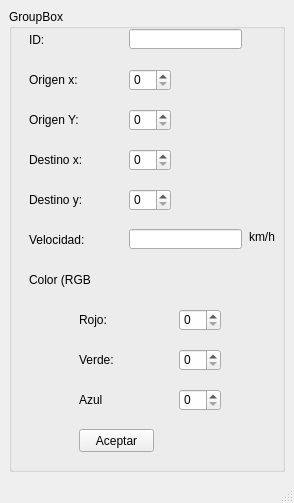
<?xml version="1.0" encoding="UTF-8"?>
<ui version="4.0">
 <class>MainWindow</class>
 <widget class="QMainWindow" name="MainWindow">
  <property name="geometry">
   <rect>
    <x>0</x>
    <y>0</y>
    <width>294</width>
    <height>503</height>
   </rect>
  </property>
  <property name="windowTitle">
   <string>MainWindow</string>
  </property>
  <widget class="QWidget" name="centralwidget">
   <layout class="QGridLayout" name="gridLayout">
    <item row="0" column="0">
     <widget class="QGroupBox" name="groupBox">
      <property name="title">
       <string>GroupBox</string>
      </property>
      <widget class="QPushButton" name="pushButton">
       <property name="geometry">
        <rect>
         <x>70</x>
         <y>420</y>
         <width>75</width>
         <height>23</height>
        </rect>
       </property>
       <property name="text">
        <string>Aceptar</string>
       </property>
      </widget>
      <widget class="QSpinBox" name="spinBox_7">
       <property name="geometry">
        <rect>
         <x>120</x>
         <y>140</y>
         <width>42</width>
         <height>22</height>
        </rect>
       </property>
       <property name="maximum">
        <number>500</number>
       </property>
      </widget>
      <widget class="QLabel" name="label_2">
       <property name="geometry">
        <rect>
         <x>20</x>
         <y>60</y>
         <width>61</width>
         <height>21</height>
        </rect>
       </property>
       <property name="text">
        <string>Origen x:</string>
       </property>
      </widget>
      <widget class="QLabel" name="label_11">
       <property name="geometry">
        <rect>
         <x>240</x>
         <y>220</y>
         <width>41</width>
         <height>16</height>
        </rect>
       </property>
       <property name="text">
        <string>km/h</string>
       </property>
      </widget>
      <widget class="QLabel" name="label_7">
       <property name="geometry">
        <rect>
         <x>70</x>
         <y>300</y>
         <width>61</width>
         <height>21</height>
        </rect>
       </property>
       <property name="text">
        <string>Rojo:</string>
       </property>
      </widget>
      <widget class="QSpinBox" name="spinBox_3">
       <property name="geometry">
        <rect>
         <x>170</x>
         <y>380</y>
         <width>42</width>
         <height>22</height>
        </rect>
       </property>
       <property name="maximum">
        <number>255</number>
       </property>
      </widget>
      <widget class="QSpinBox" name="spinBox_8">
       <property name="geometry">
        <rect>
         <x>120</x>
         <y>180</y>
         <width>42</width>
         <height>22</height>
        </rect>
       </property>
       <property name="maximum">
        <number>500</number>
       </property>
      </widget>
      <widget class="QLabel" name="label_3">
       <property name="geometry">
        <rect>
         <x>20</x>
         <y>100</y>
         <width>61</width>
         <height>21</height>
        </rect>
       </property>
       <property name="text">
        <string>Origen Y:</string>
       </property>
      </widget>
      <widget class="QLabel" name="label_6">
       <property name="geometry">
        <rect>
         <x>20</x>
         <y>180</y>
         <width>61</width>
         <height>21</height>
        </rect>
       </property>
       <property name="text">
        <string>Destino y:</string>
       </property>
      </widget>
      <widget class="QLineEdit" name="lineEdit_2">
       <property name="geometry">
        <rect>
         <x>120</x>
         <y>220</y>
         <width>113</width>
         <height>20</height>
        </rect>
       </property>
      </widget>
      <widget class="QSpinBox" name="spinBox_2">
       <property name="geometry">
        <rect>
         <x>170</x>
         <y>340</y>
         <width>42</width>
         <height>22</height>
        </rect>
       </property>
       <property name="maximum">
        <number>255</number>
       </property>
      </widget>
      <widget class="QLineEdit" name="lineEdit">
       <property name="geometry">
        <rect>
         <x>120</x>
         <y>20</y>
         <width>113</width>
         <height>20</height>
        </rect>
       </property>
      </widget>
      <widget class="QLabel" name="label_4">
       <property name="geometry">
        <rect>
         <x>20</x>
         <y>140</y>
         <width>61</width>
         <height>21</height>
        </rect>
       </property>
       <property name="text">
        <string>Destino x:</string>
       </property>
      </widget>
      <widget class="QSpinBox" name="spinBox_6">
       <property name="geometry">
        <rect>
         <x>120</x>
         <y>100</y>
         <width>42</width>
         <height>22</height>
        </rect>
       </property>
       <property name="maximum">
        <number>500</number>
       </property>
      </widget>
      <widget class="QLabel" name="label_5">
       <property name="geometry">
        <rect>
         <x>20</x>
         <y>220</y>
         <width>61</width>
         <height>21</height>
        </rect>
       </property>
       <property name="text">
        <string>Velocidad:</string>
       </property>
      </widget>
      <widget class="QLabel" name="label_8">
       <property name="geometry">
        <rect>
         <x>20</x>
         <y>260</y>
         <width>61</width>
         <height>21</height>
        </rect>
       </property>
       <property name="text">
        <string>Color (RGB):</string>
       </property>
      </widget>
      <widget class="QSpinBox" name="spinBox">
       <property name="geometry">
        <rect>
         <x>170</x>
         <y>300</y>
         <width>42</width>
         <height>22</height>
        </rect>
       </property>
       <property name="maximum">
        <number>255</number>
       </property>
      </widget>
      <widget class="QLabel" name="label_10">
       <property name="geometry">
        <rect>
         <x>70</x>
         <y>380</y>
         <width>61</width>
         <height>21</height>
        </rect>
       </property>
       <property name="text">
        <string>Azul</string>
       </property>
      </widget>
      <widget class="QSpinBox" name="spinBox_5">
       <property name="geometry">
        <rect>
         <x>120</x>
         <y>60</y>
         <width>42</width>
         <height>22</height>
        </rect>
       </property>
       <property name="maximum">
        <number>500</number>
       </property>
      </widget>
      <widget class="QLabel" name="label_9">
       <property name="geometry">
        <rect>
         <x>70</x>
         <y>340</y>
         <width>61</width>
         <height>21</height>
        </rect>
       </property>
       <property name="text">
        <string>Verde:</string>
       </property>
      </widget>
      <widget class="QLabel" name="label">
       <property name="geometry">
        <rect>
         <x>20</x>
         <y>20</y>
         <width>61</width>
         <height>21</height>
        </rect>
       </property>
       <property name="text">
        <string>ID:</string>
       </property>
      </widget>
     </widget>
    </item>
   </layout>
  </widget>
  <widget class="QMenuBar" name="menubar">
   <property name="geometry">
    <rect>
     <x>0</x>
     <y>0</y>
     <width>294</width>
     <height>21</height>
    </rect>
   </property>
  </widget>
  <widget class="QStatusBar" name="statusbar"/>
 </widget>
 <resources/>
 <connections/>
</ui>
